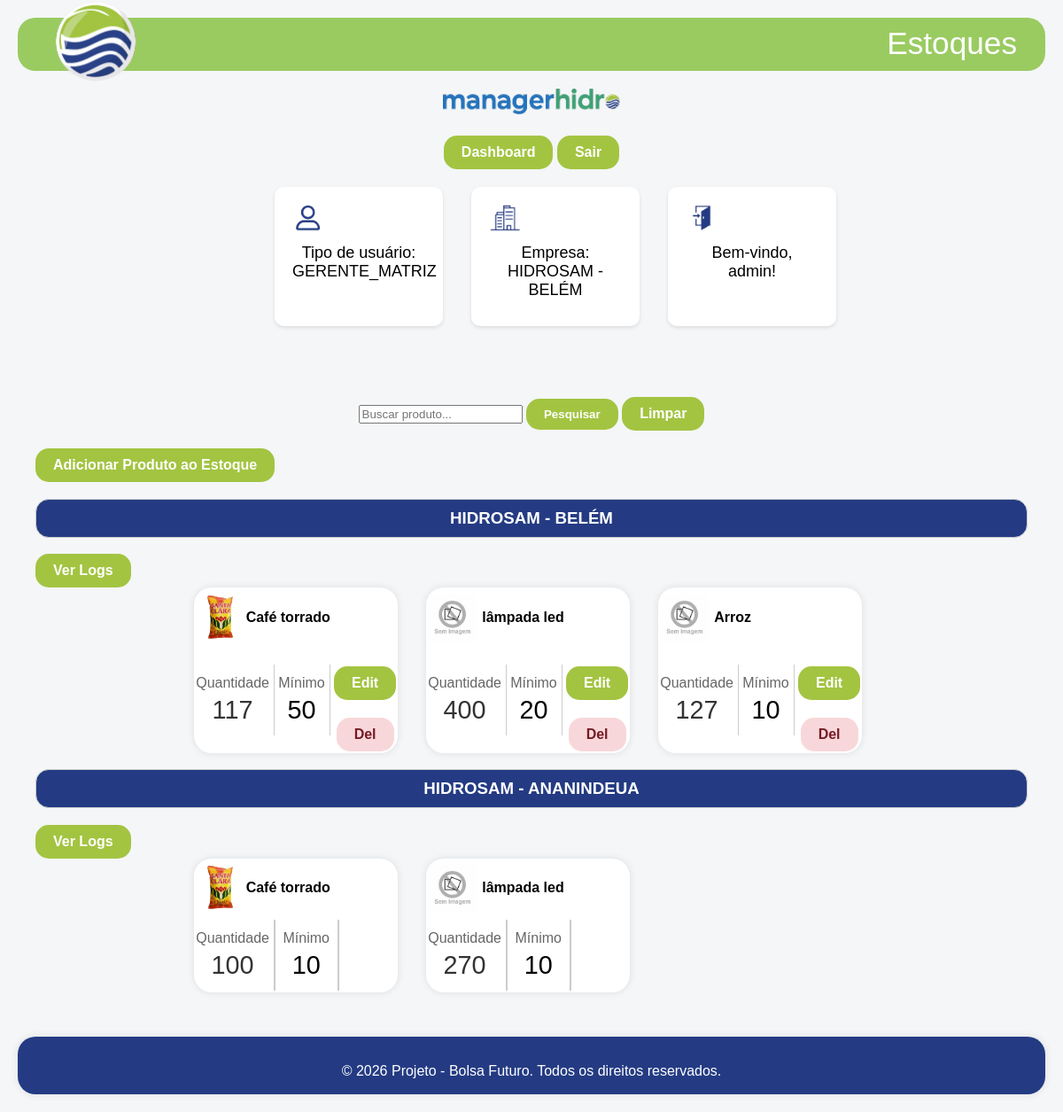
Page /estoques/estoques/ (signed in) on the committed database.
### usuarios/models.py (models this page shows, shortened)
class Usuario(AbstractUser):
    TIPOS_USUARIO = [
        ('GERENTE_MATRIZ', 'Gerente Matriz'),
        ('GERENTE_FILIAL', 'Gerente Filial'),
        ('GESTOR_MATRIZ', 'Gestor Matriz'),
        ('GESTOR_FILIAL', 'Gestor Filial'),
        ('FUNCIONARIO', 'Funcionário'),
    ]
    empresa = models.ForeignKey(Empresa, on_delete=models.CASCADE, null=True, blank=True)
    tipo_usuario = models.CharField(max_length=20, choices=TIPOS_USUARIO, null=True, blank=True)
    status_ativo = models.BooleanField(default=False)

### empresas/models.py (models this page shows, shortened)
class Empresa(models.Model):
    nome = models.CharField(max_length=150)
    endereco = models.CharField(max_length=255)
    email = models.EmailField()
    telefone = models.CharField(max_length=20)

### estoques/models.py (models this page shows, shortened)
class Estoque(models.Model):
    empresa = models.ForeignKey(Empresa, on_delete=models.CASCADE, related_name="estoques")
    produto = models.ForeignKey(Produto, on_delete=models.CASCADE, related_name="estoques")
    quantidade = models.PositiveIntegerField(default=0)
    quantidade_minima = models.PositiveIntegerField(default=0)
    class Meta:
        unique_together = ('empresa', 'produto')

### produtos/models.py (models this page shows, shortened)
class Produto(models.Model):
    fornecedor = models.ForeignKey(Fornecedor, on_delete=models.CASCADE, related_name="produtos")
    nome = models.CharField(max_length=150)
    preco = models.DecimalField(max_digits=10, decimal_places=2)
    descricao = models.TextField(blank=True, null=True)
    imagem = models.ImageField(upload_to='produtos/', null=True, blank=True)

### estoques/views.py (the view)
# urls.py: path('estoques/', views.lista_estoques, name='lista_estoques'),
@login_required(login_url='/login/')
def lista_estoques(request):
    usuario = request.user
    empresa_usuario = usuario.empresa
    if usuario.tipo_usuario in ["GERENTE_MATRIZ", "GESTOR_MATRIZ"]:
        estoques = Estoque.objects.all()
    else:
        estoques = Estoque.objects.filter(empresa=empresa_usuario)
    produto_nome = request.GET.get('produto') or ''
    if produto_nome:
        estoques = estoques.filter(produto__nome__icontains=produto_nome)
    return render(request, 'estoques/estoques.html', {
        'estoques': estoques,
        'empresa_usuario': empresa_usuario,
        'produto_nome': produto_nome,
        'header_title': 'Estoques',
    })

### estoques/templates/estoques/estoques.html (shortened to what this page needs)
{% extends 'base.html' %}
{% load static %}
{% block content %}
  <div class="center" style="margin-top: 20px;">
    <form method="get">
      <input type="text" name="produto" placeholder="Buscar produto..." value="{{ produto_nome }}">
      <button type="submit" class="btn">Pesquisar</button>
      <a href="{% url 'lista_estoques' %}" class="btn">Limpar</a>
    </form>
  </div>
  <div>
    <a href="{% url 'adicionar_estoque' %}" class="btn">Adicionar Produto ao Estoque</a>
  </div>
  {% if estoques %}
    {% regroup estoques by empresa as estoques_por_empresa %}
    {% for grupo in estoques_por_empresa %}
      <h3>
        {{ grupo.grouper.nome }}
      </h3>
      <a href="{% url 'ver_logs' grupo.grouper.id %}" class="btn" style="margin-top: 0px;">Ver Logs</a>
      <div class="row-4">
  {% for estoque in grupo.list %}
    <div class="card-comparativo" {% if estoque.quantidade < estoque.quantidade_minima %} style="background-color: rgb(255, 165, 192); font-weight: bold;" {% endif %}>
      <div class="card-header">
        {% if estoque.produto.imagem %}
          <img src="{{ estoque.produto.imagem.url }}" alt="{{ estoque.produto.nome }}" class="card-icon">
        {% else %}
          <img src="{% static 'img/sem-imagem.png' %}" alt="Sem imagem" class="card-icon">
        {% endif %}
        <h4>{{ estoque.produto.nome }}</h4>
      </div>
      <div class="card-body-horizontal">
        <div class="card-section">
          <span class="label">Quantidade</span>
          <span class="valor destaque">{{ estoque.quantidade }}</span>
        </div>
        <div class="divisor-vertical"></div>
        <div class="card-section">
          <span class="label">Mínimo</span>
          <span class="valor">{{ estoque.quantidade_minima }}</span>
        </div>
        <div class="divisor-vertical"></div>
        <div class="card-section">
          {% if empresa_usuario == estoque.empresa %}
            <a href="{% url 'editar_estoque' estoque.id %}" class="btn">Edit</a>
            <a href="{% url 'excluir_estoque' estoque.id %}" class="btn alerta"
               onclick="return confirm('Tem certeza que deseja excluir este estoque?');">
              Del
            </a>
          {% endif %}
        </div>
      </div>
    </div>
  {% endfor %}
</div>
    {% endfor %}
  {% else %}
    <p class="empty">Nenhum estoque cadastrado.</p>
  {% endif %}
{% endblock %}

### templates/header.html (shortened to what this page needs)
{% load static %}
<header>
  <div class="header-content"></div>
    <div class="logo-container">
      <img src="{% static 'img/logo-hidro.png' %}" alt="Logo" class="logo-img">
    </div>
    {% if header_title %}
      <h1 class="header-title">{{ header_title }}</h1>
    {% endif %}
</header>
<nav class="center">
  <img src="{% static 'img/logo-sistema.png' %}" alt="Imagem centralizada" class="logo-sistema">
  {% if request.user.is_authenticated %}
    <div>
      {% if request.path != '/dashboard/' %}
      <a href="{% url 'dashboard' %}" class="btn">Dashboard</a>
      {% endif %}
      <a href="{% url 'logout' %}" class="btn">Sair</a>
    </div>
  </nav>
    <div class="row">
    <div class="card">
      <img src="{% static 'img/usuario.png' %}" alt="Logo" class="card-img">
      <p class="center">Tipo de usuário: {{ user.tipo_usuario }}</p>
    </div>
    <div class="card">
      <img src="{% static 'img/empresa.png' %}" alt="Logo" class="card-img">
      <p class="center">Empresa: {{ user.empresa.nome }}</p>
    </div>
    <div class="card">
      {% if request.user.is_authenticated %}
        <img src="{% static 'img/login.png' %}" alt="Logo" class="card-img">
        <p class="center">Bem-vindo, {{ request.user.username }}! </p>
      {% endif %}
    </div>
  </div>
  {% endif %}

### usuarios/static/css/style.css (style rules this page uses)
body { font-family: Arial, sans-serif; background-color: #f4f6f8; margin: 0; padding: 20px; }
h1, h2 { color: #2c3e50; text-align: center; }
p { font-size: 18px; margin: 10px 0; }
.center { text-align: center; }
header { position: relative; height: 60px; background-color: transparent; }
.header-content { background-color: #9acb61; height: 100%; width: 100%; position: relative; top: 0; left: 0; z-index: 1; border-radius: 20px; }
.logo-container { position: absolute; top: 50%; left: 2rem; transform: translateY(-50%); z-index: 2; }
.logo-img { height: 100px; width: auto; object-fit: contain; }
.header-title { position: absolute; right: 2rem; color: white; font-size: 2.2rem; font-weight: 20; z-index: 2; top: -25%; }
.card { background-color: #fff; border-radius: 10px; box-shadow: 0 2px 4px rgba(0, 0, 0, 0.1); padding: 20px; margin: 20px 0; max-width: 150px; }
.row { margin-left: 25%; display: flex; flex-wrap: wrap; gap: 2rem; }
.row-4 { margin-left: 16%; display: flex; flex-wrap: wrap; gap: 2rem; }
.card-img { height: 30px; width: auto; object-fit: contain; }
h3 { background-color: #243b83; color: white; display: flex; justify-content: center; align-items: center; border: 1px solid #ccc; border-radius: 15px; padding: 10px; }
.btn { display: inline-block; margin-top: 20px; padding: 10px 20px; background-color: #a3c441; color: white; text-decoration: none; border-radius: 15px; font-weight: bold; border: none; }
.alerta { background-color: #f8d7da; color: #721c24; }
.card-comparativo { background-color: #fff; border-radius: 20px; box-shadow: 0 0 8px rgba(0,0,0,0.1); width: 230px; overflow: hidden; font-family: Arial, sans-serif; }
.card-header { display: flex; align-items: center; padding: 3px; }
.card-icon { width: auto; height: 54px; margin-right: 6px; }
.card-body-horizontal { display: flex; justify-content: space-between; align-items: center; padding: 1px; margin: 1px; }
.card-section { flex: 1; text-align: center; }
.divisor-vertical { width: 2px; height: 80px; background-color: #ccc; margin: 0 5px; display: inline-block; }
.label { font-size: 1em; color: #666; display: block; margin-bottom: 5px; }
.valor { font-size: 1.8em; }
.valor.destaque { font-size: 1.8em; color: #333; }
.logo-sistema { max-width: 200px; margin-top: 20px; }

### rows in the picture
Usuario: tipo_usuario "GERENTE_MATRIZ", empresa.nome "HIDROSAM - BELÉM", user.username "admin"
Empresa: grouper.nome "HIDROSAM - BELÉM"
Estoque: produto.imagem (picture), produto.nome "Café torrado", quantidade "117", quantidade_minima "50", shows "Edit"
Estoque: produto.nome "lâmpada led", quantidade "400", quantidade_minima "20", shows "Edit"
Estoque: produto.nome "Arroz", quantidade "127", quantidade_minima "10", shows "Edit"
Empresa: grouper.nome "HIDROSAM - ANANINDEUA"
Estoque: produto.imagem (picture), produto.nome "Café torrado", quantidade "100", quantidade_minima "10"
Estoque: produto.nome "lâmpada led", quantidade "270", quantidade_minima "10"

### other values in the picture
{{ header_title }} "Estoques"
